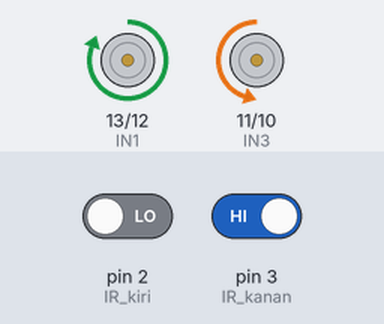
A sketch run on a simulated Arduino Uno, built with avr-gcc and run on an emulated ATmega328P. Shown: motor-driver pin pairs drawn as motors (green arrow = first pin HIGH = forward, orange = second pin HIGH = backward, longer = more drive, scaled by the enable pin). Inputs (shaded band) come from the test bench; at power-on: pin 2 (IR_kiri) LOW, pin 3 (IR_kanan) HIGH.

Above: at 1.2 s.
1.3 s: pin 2 (IR_kiri) driven HIGH
At 2.3 s:
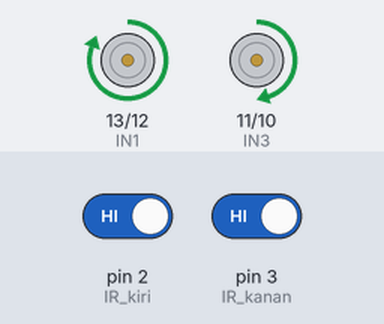
2.8 s: pin 3 (IR_kanan) driven LOW
At 3.4 s:
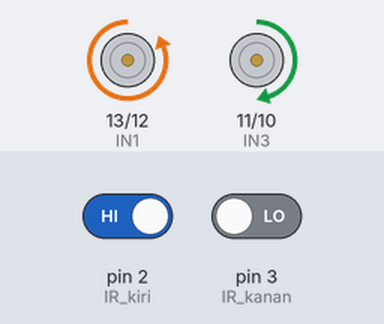
4.3 s: pin 2 (IR_kiri) driven LOW
At 5.5 s:
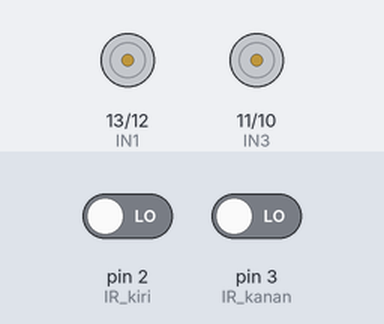
5.8 s: pin 3 (IR_kanan) driven HIGH
At 7.0 s:
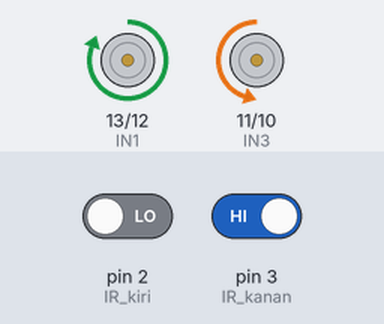
Timing chart, 0 to 8.3 s (numbered marks = the images above; inputs shaded):
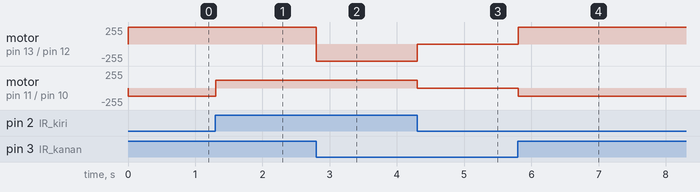

The sketch:

sketch_apr13a.ino
```cpp
/*
 * Robot Penghindar Halangan / Line Follower 2 Sensor IR dengan L298N
 * Arah motor dibalik
 */

void setup() {

  // Sensor
  pinMode(2, INPUT); // IR kiri
  pinMode(3, INPUT); // IR kanan

  // Enable motor
  pinMode(8, OUTPUT); // ENA
  pinMode(9, OUTPUT); // ENB

  // Kontrol motor
  pinMode(10, OUTPUT); // IN4
  pinMode(11, OUTPUT); // IN3
  pinMode(12, OUTPUT); // IN2
  pinMode(13, OUTPUT); // IN1

  // Kecepatan motor
  analogWrite(8, 128);
  analogWrite(9, 120);
}

void loop() {

  int kiri = digitalRead(2);
  int kanan = digitalRead(3);

  // MUNDUR (dari MAJU)
  if (kiri == 1 && kanan == 1) {

    digitalWrite(13, HIGH);
    digitalWrite(12, LOW);

    digitalWrite(11, HIGH);
    digitalWrite(10, LOW);
  }

  // BELOK KIRI (dari BELOK KANAN)
  else if (kiri == 1 && kanan == 0) {

    digitalWrite(13, LOW);
    digitalWrite(12, HIGH);

    digitalWrite(11, HIGH);
    digitalWrite(10, LOW);
  }

  // BELOK KANAN (dari BELOK KIRI)
  else if (kiri == 0 && kanan == 1) {

    digitalWrite(13, HIGH);
    digitalWrite(12, LOW);

    digitalWrite(11, LOW);
    digitalWrite(10, HIGH);
  }

  // STOP tetap
  else {

    digitalWrite(13, LOW);
    digitalWrite(12, LOW);

    digitalWrite(11, LOW);
    digitalWrite(10, LOW);
  }

  delay(5);
}
```

Measured:
- after the input at 1.3 s, motor on pin 11 (IN3) / pin 10 (IN4): backward 120/255 → forward 120/255 at once
- after the input at 2.8 s, motor on pin 13 (IN1) / pin 12 (IN2): forward 255/255 → backward 255/255 at once
- after the input at 4.3 s, motor on pin 13 (IN1) / pin 12 (IN2): backward 255/255 → stopped at once; motor on pin 11 (IN3) / pin 10 (IN4): forward 120/255 → stopped at once
- after the input at 5.8 s, motor on pin 13 (IN1) / pin 12 (IN2): stopped → forward 255/255 at once; motor on pin 11 (IN3) / pin 10 (IN4): stopped → backward 120/255 at once
